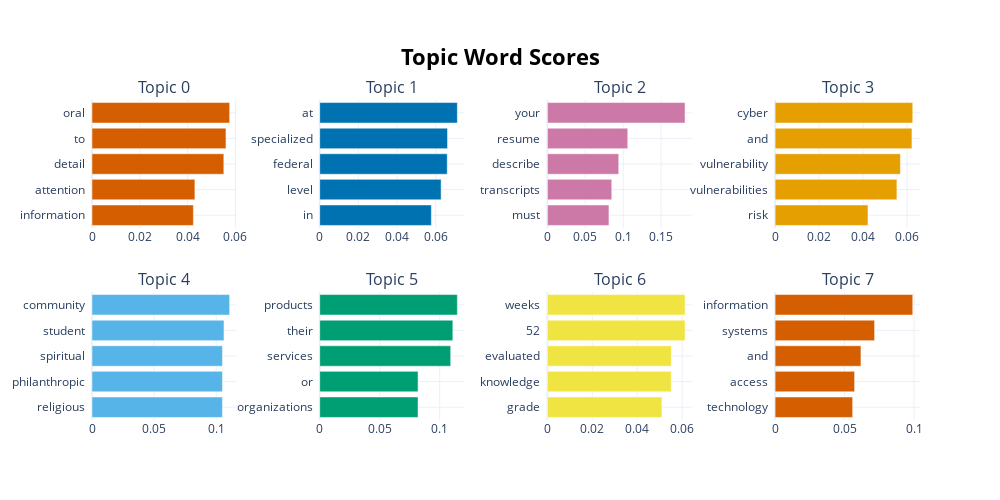

The notebook cell this image was saved under:
### Code cell
# other viz
topic_model.visualize_barchart()

### Figure 1 — Plotly figure (JSON) as saved in the notebook; plotly's stock layout.template omitted (floating-point values rounded to 4 significant figures)
{"data": [{"marker": {"color": "#D55E00"}, "orientation": "h", "type": "bar", "x": [0.04242, 0.04306, 0.05516, 0.05606, 0.0576], "xaxis": "x", "y": ["information  ", "attention  ", "detail  ", "to  ", "oral  "], "yaxis": "y"}, {"marker": {"color": "#0072B2"}, "orientation": "h", "type": "bar", "x": [0.05775, 0.06279, 0.06596, 0.06611, 0.07119], "xaxis": "x2", "y": ["in  ", "level  ", "federal  ", "specialized  ", "at  "], "yaxis": "y2"}, {"marker": {"color": "#CC79A7"}, "orientation": "h", "type": "bar", "x": [0.08118, 0.08491, 0.09411, 0.106, 0.1816], "xaxis": "x3", "y": ["must  ", "transcripts  ", "describe  ", "resume  ", "your  "], "yaxis": "y3"}, {"marker": {"color": "#E69F00"}, "orientation": "h", "type": "bar", "x": [0.04224, 0.0554, 0.05699, 0.06223, 0.0626], "xaxis": "x4", "y": ["risk  ", "vulnerabilities  ", "vulnerability  ", "and  ", "cyber  "], "yaxis": "y4"}, {"marker": {"color": "#56B4E9"}, "orientation": "h", "type": "bar", "x": [0.105, 0.105, 0.105, 0.1063, 0.1108], "xaxis": "x5", "y": ["religious  ", "philanthropic  ", "spiritual  ", "student  ", "community  "], "yaxis": "y5"}, {"marker": {"color": "#009E73"}, "orientation": "h", "type": "bar", "x": [0.08191, 0.08195, 0.1091, 0.1109, 0.1147], "xaxis": "x6", "y": ["organizations  ", "or  ", "services  ", "their  ", "products  "], "yaxis": "y6"}, {"marker": {"color": "#F0E442"}, "orientation": "h", "type": "bar", "x": [0.05099, 0.05514, 0.0552, 0.0613, 0.0613], "xaxis": "x7", "y": ["grade  ", "knowledge  ", "evaluated  ", "52  ", "weeks  "], "yaxis": "y7"}, {"marker": {"color": "#D55E00"}, "orientation": "h", "type": "bar", "x": [0.05584, 0.05722, 0.06179, 0.07163, 0.0991], "xaxis": "x8", "y": ["technology  ", "access  ", "and  ", "systems  ", "information  "], "yaxis": "y8"}], "layout": {"annotations": [{"font": {"size": 16}, "showarrow": false, "text": "Topic 0", "x": 0.0875, "xanchor": "center", "xref": "paper", "y": 1, "yanchor": "bottom", "yref": "paper"}, {"font": {"size": 16}, "showarrow": false, "text": "Topic 1", "x": 0.3625, "xanchor": "center", "xref": "paper", "y": 1, "yanchor": "bottom", "yref": "paper"}, {"font": {"size": 16}, "showarrow": false, "text": "Topic 2", "x": 0.6375, "xanchor": "center", "xref": "paper", "y": 1, "yanchor": "bottom", "yref": "paper"}, {"font": {"size": 16}, "showarrow": false, "text": "Topic 3", "x": 0.9125, "xanchor": "center", "xref": "paper", "y": 1, "yanchor": "bottom", "yref": "paper"}, {"font": {"size": 16}, "showarrow": false, "text": "Topic 4", "x": 0.0875, "xanchor": "center", "xref": "paper", "y": 0.4, "yanchor": "bottom", "yref": "paper"}, {"font": {"size": 16}, "showarrow": false, "text": "Topic 5", "x": 0.3625, "xanchor": "center", "xref": "paper", "y": 0.4, "yanchor": "bottom", "yref": "paper"}, {"font": {"size": 16}, "showarrow": false, "text": "Topic 6", "x": 0.6375, "xanchor": "center", "xref": "paper", "y": 0.4, "yanchor": "bottom", "yref": "paper"}, {"font": {"size": 16}, "showarrow": false, "text": "Topic 7", "x": 0.9125, "xanchor": "center", "xref": "paper", "y": 0.4, "yanchor": "bottom", "yref": "paper"}], "height": 500, "hoverlabel": {"bgcolor": "white", "font": {"family": "Rockwell", "size": 16}}, "showlegend": false, "title": {"font": {"color": "Black", "size": 22}, "text": "<b>Topic Word Scores", "x": 0.5, "xanchor": "center", "yanchor": "top"}, "width": 1000, "xaxis": {"anchor": "y", "domain": [0, 0.175], "showgrid": true}, "xaxis2": {"anchor": "y2", "domain": [0.275, 0.45], "showgrid": true}, "xaxis3": {"anchor": "y3", "domain": [0.55, 0.725], "showgrid": true}, "xaxis4": {"anchor": "y4", "domain": [0.825, 1], "showgrid": true}, "xaxis5": {"anchor": "y5", "domain": [0, 0.175], "showgrid": true}, "xaxis6": {"anchor": "y6", "domain": [0.275, 0.45], "showgrid": true}, "xaxis7": {"anchor": "y7", "domain": [0.55, 0.725], "showgrid": true}, "xaxis8": {"anchor": "y8", "domain": [0.825, 1], "showgrid": true}, "yaxis": {"anchor": "x", "domain": [0.6, 1], "showgrid": true}, "yaxis2": {"anchor": "x2", "domain": [0.6, 1], "showgrid": true}, "yaxis3": {"anchor": "x3", "domain": [0.6, 1], "showgrid": true}, "yaxis4": {"anchor": "x4", "domain": [0.6, 1], "showgrid": true}, "yaxis5": {"anchor": "x5", "domain": [0, 0.4], "showgrid": true}, "yaxis6": {"anchor": "x6", "domain": [0, 0.4], "showgrid": true}, "yaxis7": {"anchor": "x7", "domain": [0, 0.4], "showgrid": true}, "yaxis8": {"anchor": "x8", "domain": [0, 0.4], "showgrid": true}}}
